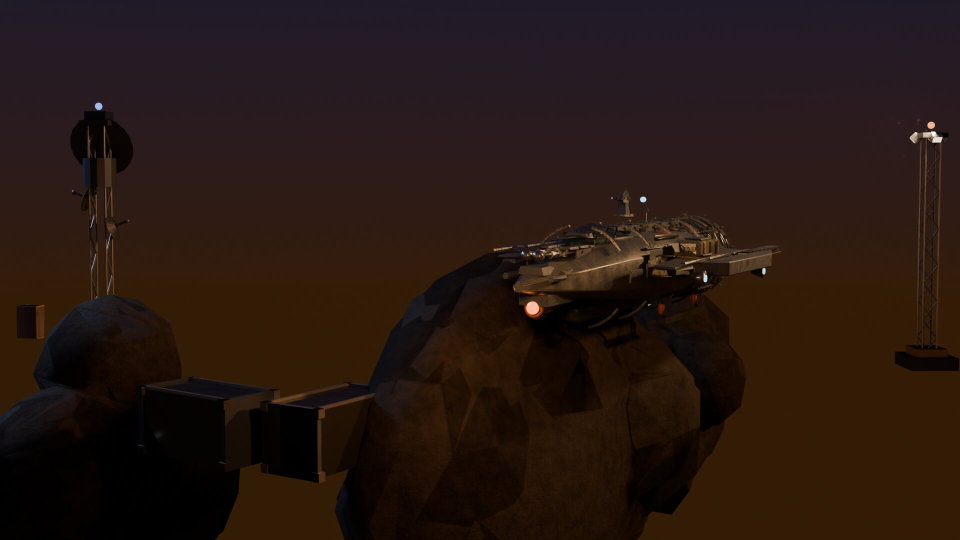
#> input picture assets/ui/deckplate/tools/src/backdrop-title.src.jpg, 1920 x 1080 px (shown at 1/2 size)
$ python -i render_concept_art.py   (imports and definitions only)
#> lines starting #> are read from the running program, lines starting #| are printed output that depends on the picture
"""Deterministic, offline concept-blockout renderer. Not the SpaceFace Forge exporter.
Produces original reference plates and non-shipping GLB blockouts; no external media.
"""
import math, json, sys, shutil
from pathlib import Path
import numpy as np
import trimesh
from PIL import Image, ImageDraw, ImageFont, ImageFilter
ROOT=Path(__file__).resolve().parents[1]
# [1 line that did not run here, left out]
# [1 line not run here, left out]
import os
FONT=os.environ.get('SF20_FONT','/usr/share/fonts/truetype/dejavu/DejaVuSans.ttf')
BOLD=os.environ.get('SF20_FONT_BOLD','/usr/share/fonts/truetype/dejavu/DejaVuSans-Bold.ttf')
def font(n,b=False): return ImageFont.truetype(BOLD if b else FONT,n)
def rgb(h): return tuple(int(h[i:i+2],16) for i in (0,2,4))
P={'ivory':rgb('bfb6a3'),'dark':rgb('252e39'),'metal':rgb('596875'),'edge':rgb('354453'),'amber':rgb('d69b3c'),'teal':rgb('49a69d'),'red':rgb('a94639'),'blue':rgb('547fa5'),'green':rgb('73994f'),'gold':rgb('b39348'),'white':rgb('d6d4c2'),'black':rgb('161e28'),'violet':rgb('84739e')}
class Model:
 def __init__(self): self.parts=[]; self.n=0
 # [9 lines left out: function add, not called in this run]
 def box(self,p,s,c='ivory',name=None,rot=0,em=False): return self.add(trimesh.creation.box(s),p,c,name,em,rot)
 def ell(self,p,s,c='ivory',name=None,em=False):
  m=trimesh.creation.icosphere(subdivisions=2,radius=1); m.vertices*=np.array(s)/2
  return self.add(m,p,c,name,em)
 # [49 lines left out: functions cyl, plate, ring, beam, truss, hull, not called in this run]
 def nozzle(self,p,r=1):
  self.cyl(p,r,r*1.2,'dark',axis='x');self.cyl((p[0]-.65*r,p[1],p[2]),r*.68,.08,'teal',axis='x',em=True)
 def windows(self,xs,y,z):
  for x in xs:self.box((x,y,z),(.7,.28,.5),'amber',em=True)
 # [11 lines left out: functions export, ray, not called in this run]

def model(i):
 m=Model()
 if i==1:
  m.hull([-8,-3,6,9],[2,4,3,1.5],height=4,c='dark');m.box((0,0,3),(10,12,.8),'ivory')
  for x in [-4,0,4]:
   m.cyl((x,-4.5,3.5),.55,.4,'metal');m.box((x,-6.4,3.7),(1.2,4,.25),'amber');m.box((x,-7.6,3.9),(.8,.6,.1),'white',em=True)
  m.box((6,0,2.3),(2,2,1),'ivory');m.box((7.1,0,2.3),(.15,1.5,.7),'teal',em=True)
  for y in [-2.8,2.8]:m.nozzle((-7,y,0),1.1)
  m.box((0,0,3.48),(8,2,.12),'dark')
 elif i==2:
  for y,l in [(0,16),(9.5,11.5),(-9.5,11.5)]:
   m.hull([-l,-l*.5,l*.7,l],[2,3.5,3,1],p=(0,y,0),height=5,c='ivory')
   m.box((0,y,2.6),(l*.8,1.5,.2),'blue');m.nozzle((-l,y,0),1.6)
  for x in [-7,6]:m.box((x,0,0),(2.2,23,1.5),'dark')
  m.truss((-2,-11,2),(2,-15,4),1.2);m.truss((2,-15,4),(8,-17,2),1)
  m.box((8,-17,1),(3,3,1),'amber')
  m.box((4,0,4),(7,5,3),'blue');m.windows(range(1,8,2),-2.6,4)
  for x in [-7,-3,1,5]:m.box((x,9.5,3),(2.4,4,.5),'dark')
 elif i==3:
  m.hull([-11,-6,7,11],[2,3,2,.7],height=4,c='ivory')
  for sign,L in [(1,7),(-1,5.5)]:
   m.truss((0,sign*2,1),(2,sign*(L+2),1.5),.8);m.cyl((2,sign*(L+2),1.7),1.2,.6,'amber')
  m.ring((-7,0,3),1.6,2.6,.7,'amber')
  m.box((0,0,2.4),(13,1,.15),'gold')
  for y in [-1.5,1.5]:m.beam((4,y,0),(9,y*1.4,0),.7,'amber')
  m.nozzle((-11,0,0),1.7)
 elif i==4:
  m.hull([-21,-12,14,23],[2,4,3,1],height=8,c='ivory')
  for x in [-12,0,12]:
   for y in [-10,10]:
    m.box((x,y/2,0),(2,10,1.5),'dark');m.ell((x,y,1),(10,6,5),'green')
    m.ring((x,y,1),2.3,2.9,.7,'ivory',n=16)
    for xx in [-3,0,3]:m.box((x+xx,y,3.1),(.4,4.6,.45),'ivory')
  m.box((1,0,4.2),(27,1.3,.3),'green');m.windows(range(-12,16,3),-4.1,1)
  for y in [-2.5,2.5]:m.nozzle((-21,y,-1),1.8)
 elif i==5:
  m.hull([-10,-3,7,12],[2.3,2.4,1.6,.3],height=3.3,c='red')
  m.plate([(-7,3),(0,10),(8,3),(3,2)],-.2,.35,'red');m.beam((-7,3,0),(0,10,0),.7,'dark')
  m.box((-4,-3,0),(2,6,.8),'metal');m.hull([-7,-3,-1],[1.3,1.5,.5],p=(0,-5,0),height=2,c='ivory')
  m.nozzle((-7,-5,0),1);m.nozzle((-10,0,0),1.5)
  m.box((3,0,2),(4,1.8,.7),'dark');m.box((3,0,2.4),(3,1.2,.2),'blue')
 elif i==6:
  for k,(x,y,co) in enumerate([(-10,8,'amber'),(10,7,'teal'),(0,-12,'ivory')]):
   m.hull([-8,-4,5,8],[2,3.5,3,1],p=(x,y,0),height=4,c=co)
   m.box((x,y,2.1),(9,.75,.16),'white',rot=.35);m.nozzle((x-8,y,0),1.1)
   if k==0:
    for sy in [-1,1]:m.box((x+9,y+sy*3,0),(7,1.2,1),'dark')
   elif k==1:m.ring((x-3,y,3),1.3,2.5,1.5,'metal')
   else:
    m.box((x-3,y,2),(7,6,1),'dark');m.ell((x-3,y,3),(4,3,1.6),'ivory')
 elif i==7:
  m.hull([-10,-5,1,3],[1.5,3,2,.5],height=3.8,c='dark')
  for s in [-1,1]:
   m.plate([(0,s*2.5),(12,s*8),(12,s*6.3),(2,s*1.4)],0,.8,'ivory')
   m.beam((1,s*2,1),(10,s*6.8,1),.3,'amber');m.cyl((0,s*2.5,1),1,.5,'metal')
  m.cyl((-3,0,3),2,2,'amber',axis='y');m.nozzle((-10,0,0),1.6)
 elif i==8:
  m.hull([-14,-8,9,14],[4,7,6,3],height=7,c='dark')
  m.box((-2,0,3.6),(14,10,.3),'red')
  for j in range(6):m.box((-6+j*2.2,0,5),(1.1,8,2.4),'metal')
  for y in [-10,10]:
   m.box((0,y/2,0),(3,10,1.2),'metal');m.cyl((0,y,1),2,7,'ivory',axis='x');m.cyl((3.2,y,1),2.2,.5,'amber',axis='x')
   m.beam((-3,y,2),(-3,y*.4,4),.55,'metal')
  m.box((14.1,0,0),(.3,5,2),'amber',em=True);m.nozzle((-14,0,0),2.2)
 elif i==9:
  m.hull([-12,-8,0,3],[3,5,5,2],height=5,c='amber')
  for y in [-7,7]:m.box((7,y,0),(14,2,1),'metal');m.box((7,y,1),(12,.7,.25),'amber')
  m.box((9,0,4),(1.4,16,1.2),'dark');m.box((8,0,1),(7,10,3.5),'red')
  for y in [-4,4]:m.box((8,y,3),(7,.3,.15),'ivory');m.cyl((-1,y,0),1,2,'dark',axis='x')
  m.box((-6,2,3.5),(4,4,2),'ivory');m.box((-4,2,3.7),(.2,3,1),'blue');m.nozzle((-12,0,0),2)
 elif i==10:
  m.plate([(-10,-12),(-10,12),(13,0)],-1.1,2.2,'dark')
  for y in [-7,7]:m.ring((-2,y,1.4),2.9,4.5,.6,'gold');m.cyl((-2,y,1.5),2.9,.15,'black')
  m.ring((8,0,2),1,2,.8,'metal');m.cyl((8,0,2.5),.8,.1,'teal',em=True)
  for x,y in [(-13,-19),(9,17)]:
   m.cyl((x,y,2),.55,3,'metal',axis='x');m.plate([(x-1,y-2),(x+1,y),(x-1,y+2)],1.6,.2,'gold');m.cyl((x+1.6,y,2),.5,.1,'teal',axis='x',em=True)
  m.nozzle((-10,0,0),1.7)
 elif i==11:
  m.ring((0,0,0),11,18,3,'metal')
  for a in [0,2.0944,4.1888]:
   vec=np.array([math.cos(a),math.sin(a),0]);a0=vec*15;b=vec*55
   m.truss(a0,b,4,'metal');p=vec*55
   m.box(p,(14,10,1),'dark',rot=a);m.box(p+[0,0,1],(9,7,.2),'amber',rot=a)
  m.box((0,0,3),(9,9,2),'ivory');m.box((8,4,3),(15,2,1),'amber');m.box((8,-4,3),(15,2,1),'amber')
  m.box((32,0,3),(7,5,3),'red');m.box((-22,39,3),(7,5,3),'blue')
 elif i==12:
  m.ring((0,0,0),14,24,5,'dark')
  for a in np.linspace(0,2*math.pi,6,endpoint=False):
   v=np.array([math.cos(a),math.sin(a)]);w=np.array([-v[1],v[0]])
   pts=[v*22-w*5,v*66-w*11,v*71+w*7,v*22+w*5]
   m.plate(pts,0,1.2,'gold');m.truss((*list(v*23),-2),(*list(v*62),-2),2,'dark')
  m.hull([-45,-33,35,45],[3,6,6,2],height=12,c='ivory');m.box((0,0,6.2),(70,2,.3),'gold')
  m.windows(range(-30,33,4),-6.1,2)
  for x in [-12,1,14,27]:m.box((x,16,2),(11,7,5),'blue')
 elif i==13:
  # Large honest open oval, seen as negative space.
  for j in range(12):
   a=j*math.pi/6
   if j in [2,3]: continue
   part=m.ring((0,0,0),22,34,7,'dark',start=a,end=a+.47,n=5)
   part.vertices[:,0]*=1.55
  for j in [0,1,4,5,6,7,8,9,10,11]:
   a=(j+.45)*math.pi/6;x=43*math.cos(a);y=28*math.sin(a)
   m.box((x,y,4),(9,6,1.4),'metal',rot=a)
   if j%2==0:m.box((35*math.cos(a),22*math.sin(a),5),(3,1,.3),'teal',rot=a,em=True)
  m.box((60,-18,0),(3,2,2),'amber')
 elif i==14:
  for x,y in [(-38,9),(0,-2),(38,9)]:
   m.truss((x,y,-7),(x,y,8),3,'metal');m.box((x,y,8),(10,8,2),'dark')
   m.plate([(x-16,y),(x-5,y+13),(x+15,y+8),(x+8,y+3)],10,1,'blue')
   m.beam((x-16,y,11),(x+15,y+8,11),1,'ivory');m.ell((x,y-6,5),(5,5,7),'amber')
  m.truss((-38,9,-7),(38,9,-7),3);m.box((0,-25,-7),(20,14,2),'ivory')
 elif i==15:
  for j in range(7):
   a=-.4+j*.48;p=(28*math.cos(a),22*math.sin(a),-1)
   m.ell(p,(10,7,5),'ivory')
  for p,s in [((-6,-3,3),1.4),((6,8,5),1),((-12,13,2),.8)]:ray(m,p,s)
  for j in range(7):ray(m,(-14+j*4,-12+math.sin(j)*2,1),.25)
 elif i==16:
  for j in [0,1,3,5,6]:m.ring((0,0,0),13,18,3,'dark',start=j*math.pi/4,end=(j+.88)*math.pi/4,n=6)
  for j,a in enumerate([.1,2.3,4.4]):
   p=np.array([23*math.cos(a),23*math.sin(a),1]);m.box(p,(5,4,2.5),'metal');m.box(p+[0,0,1.4],(2,.4,.2),'teal',em=True)
   m.beam(p+[0,0,1],p+[0,0,5],.3,'metal')
  for j,a in enumerate([.3,1.1,2.6,3.5,4.5,5.7]):
   p=np.array([15*math.cos(a),15*math.sin(a)])
   pts=[p]+[p+np.array([math.cos(t),math.sin(t)])*(4+(.7 if k%2 else 0)) for k,t in enumerate(np.linspace(a-.9,a+1,8))]
   m.plate(pts,2.1,.25,'ivory')
 elif i==17:
  for a in [0,2.094,4.188]:
   x=28*math.cos(a);y=28*math.sin(a)
   for z in [3,11,19,27,35]:
    offset=z*.18;m.box((x+offset*math.cos(a),y+offset*math.sin(a),z),(13,16,6),'dark',rot=a)
   m.box((x,y,38.5),(9,12,.35),'teal',rot=a,em=True)
  m.box((0,-38,0),(12,10,2),'metal');m.cyl((0,-38,2),3,1,'gold',n=6)
  m.plate([(-15,-10),(-2,-10),(-2,10),(-15,10)],-3,2,'black')
 elif i==18:
  m.hull([-10,5,24,32],[8,9,6,2],p=(-4,0,0),height=10,c='dark')
  aft=m.hull([-14,-4,1],[7,8,7],p=(-27,8,-2),height=8,c='metal')
  m.truss((0,7,3),(-6,20,1),2,'metal');m.box((13,0,5),(14,4,.7),'amber')
  for x in [-9,-6,-3]:m.box((x,0,4),(1,15,1),'ivory')
  m.box((15,-25,-2),(14,10,2),'amber')
  for x in [12,19]:m.box((x,-25,0),(5,7,3),'blue')
  m.box((-11,-29,0),(3,2,2),'ivory');m.box((-11,-29,1.2),(1,.4,.2),'teal',em=True)
 elif i==19:
  m.hull([-7,-4,3,6],[2,4,3,1],p=(0,0,0),height=3,c='ivory')
  for y in [-4,4]:
   m.box((6,y,1),(6,1.5,1),'metal');m.cyl((3,y,1),1,.5,'teal');m.box((9,y*.65,1),(1.2,3,1),'amber')
  m.box((7,0,1.2),(4,3,2),'blue');m.box((7,0,2.3),(2,1,.3),'teal',em=True)
  v=[(-3,-1,0),(-3,2,0),(0,.5,0),(-2,.5,3)]
  m.add(trimesh.Trimesh(vertices=v,faces=[[0,1,2],[0,3,1],[1,3,2],[2,3,0]],process=True),(-5,-8,5),'ivory',name='PIP')
  m.box((-7,-7.5,6),(.3,1,.8),'teal',em=True);m.beam((-5,-8,5),(1,-6,3),.3,'metal')
 elif i==20:
  for x in [-65,65]:
   m.truss((x,0,0),(x,0,25),5,'metal');m.box((x,0,26),(15,12,2),'dark')
  m.truss((-65,0,0),(65,0,0),4,'metal')
  for j,x in enumerate(np.linspace(-57,57,12)):
   y=9 if j%2 else -9;m.beam((x,0,0),(x,y,2),1,'metal');m.box((x,y,2),(3,3,2),'amber',em=True)
  for x,c in [(-30,'blue'),(-5,'ivory'),(20,'red')]:m.box((x,0,4),(18,12,4),c)
  m.box((0,-22,0),(24,16,2),'ivory');m.box((0,-22,2),(12,2,1),'metal')
 return m

# Camera projection and triangle painter. Orthographic reference, not a gameplay screenshot.
# [88 lines left out: functions triangles, draw_view, plate, blueprint, not called in this run]

# [13 lines not run here, left out]

>>> import cv2
>>> picture = cv2.imread('../../../../../../../assets/ui/deckplate/tools/src/backdrop-title.src.jpg', cv2.IMREAD_GRAYSCALE)
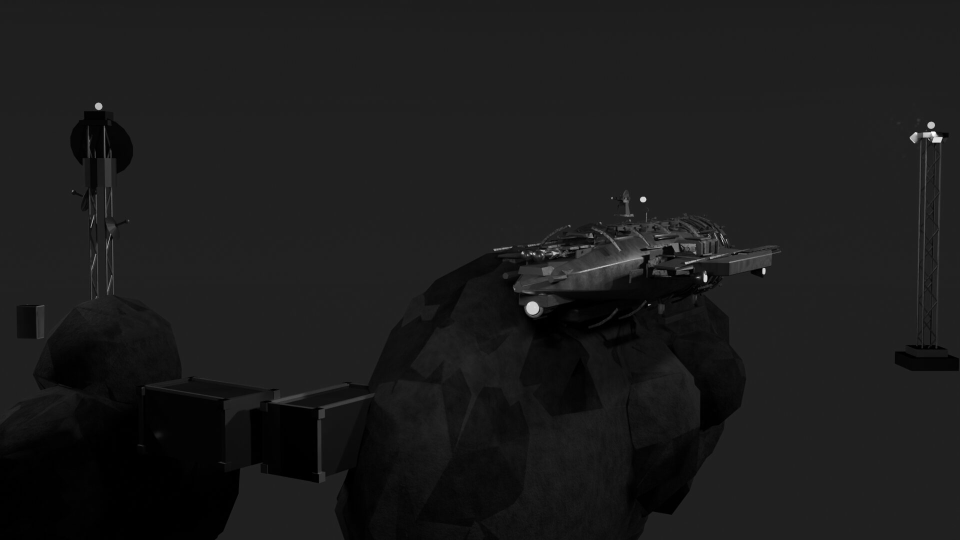
#> picture: shape (1080, 1920) (shown at 1/2 size); min 0, max 255, mean 27
#> (the run stopped early here; a loop or call above may not have finished)
